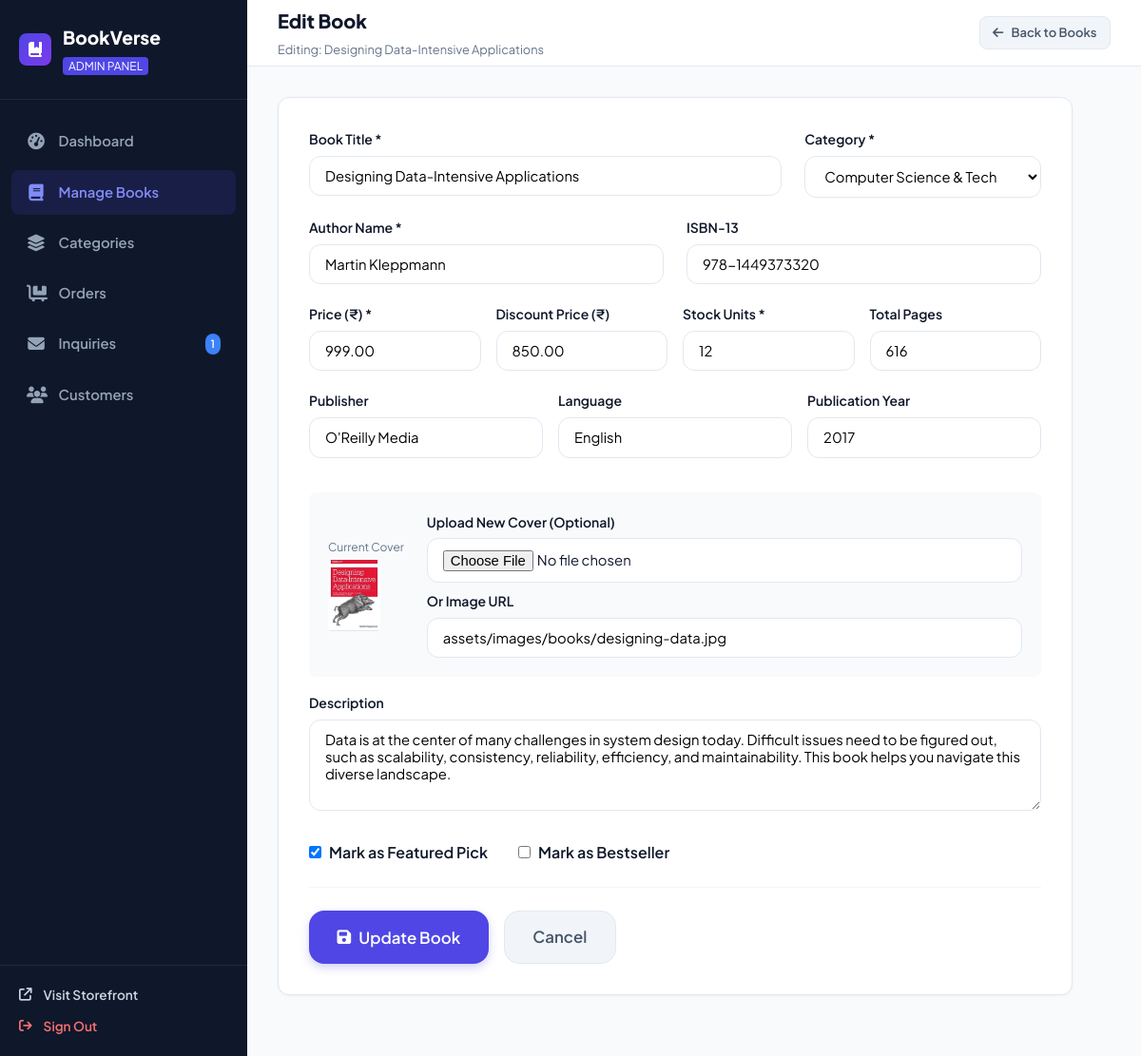
The page /admin/book-edit.php?id=7 (signed in) on the database its author committed.
### tables this page shows
CREATE TABLE `books` (
  `id` INT AUTO_INCREMENT PRIMARY KEY,
  `category_id` INT DEFAULT NULL,
  `title` VARCHAR(255) NOT NULL,
  `author` VARCHAR(150) NOT NULL,
  `isbn` VARCHAR(30) DEFAULT NULL,
  `price` DECIMAL(10,2) NOT NULL,
  `discount_price` DECIMAL(10,2) DEFAULT NULL,
  `description` TEXT NOT NULL,
  `image` VARCHAR(255) NOT NULL,
  `stock` INT NOT NULL DEFAULT 15,
  `pages` INT DEFAULT 320,
  `publisher` VARCHAR(150) DEFAULT 'Penguin Random House',
  `language` VARCHAR(50) DEFAULT 'English',
  `publication_year` INT DEFAULT 2022,
  `rating` DECIMAL(2,1) DEFAULT 4.5,
  `is_featured` TINYINT(1) DEFAULT 0,
  `is_bestseller` TINYINT(1) DEFAULT 0,
  `created_at` TIMESTAMP DEFAULT CURRENT_TIMESTAMP,
  CONSTRAINT `fk_books_categories` FOREIGN KEY (`category_id`) REFERENCES `categories` (`id`) ON DELETE SET NULL ON UPDATE CASCADE
);

CREATE TABLE `categories` (
  `id` INT AUTO_INCREMENT PRIMARY KEY,
  `name` VARCHAR(100) NOT NULL,
  `slug` VARCHAR(100) NOT NULL UNIQUE,
  `description` VARCHAR(255) DEFAULT NULL,
  `icon` VARCHAR(50) DEFAULT 'fa-book',
  `created_at` TIMESTAMP DEFAULT CURRENT_TIMESTAMP
);

### config/functions.php (called while the page is built, shortened)
<?php
function getBookImage($imagePath) {
    $fallbackImage = BASE_URL . '/assets/images/books/clean-code.jpg';
    $cleanPath = ltrim(str_replace('\\', '/', $imagePath), '/');
    $rootDir = dirname(__DIR__);
    if (file_exists($rootDir . '/' . $cleanPath)) {
        return BASE_URL . '/' . $cleanPath;
    }
    return $fallbackImage;
}

### admin/book-edit.php (the view, shortened to what this page needs)
<?php
require_once __DIR__ . '/includes/admin-header.php';
require_once __DIR__ . '/includes/admin-sidebar.php';
$bookId = isset($_GET['id']) ? (int)$_GET['id'] : 0;
$stmt = $pdo->prepare("SELECT * FROM books WHERE id = ?");
$stmt->execute([$bookId]);
$book = $stmt->fetch();
$categories = $pdo->query("SELECT * FROM categories ORDER BY name ASC")->fetchAll();
?>
<div class="admin-main">
    <header class="admin-topbar">
        <div>
            <h2 style="font-size: 1.25rem; font-weight: 800; margin: 0;">Edit Book</h2>
            <span style="font-size: 0.8rem; color: #64748b;">Editing: <?= htmlspecialchars($book['title']); ?></span>
        </div>
        <a href="<?= BASE_URL; ?>/admin/books.php" class="btn btn-secondary btn-sm">
            <i class="fa-solid fa-arrow-left"></i> Back to Books
        </a>
    </header>
    <div class="admin-content" style="max-width: 900px;">
        <div class="admin-card" style="padding: 2rem;">
            <form action="<?= BASE_URL; ?>/admin/book-edit.php?id=<?= $book['id']; ?>" method="POST" enctype="multipart/form-data">
                <div style="display: grid; grid-template-columns: 2fr 1fr; gap: 1.5rem;">
                    <div class="form-group">
                        <label class="form-label">Book Title *</label>
                        <input type="text" name="title" required class="form-control" value="<?= htmlspecialchars($_POST['title'] ?? $book['title']); ?>">
                    </div>
                    <div class="form-group">
                        <label class="form-label">Category *</label>
                        <select name="category_id" required class="form-control">
                            <?php foreach ($categories as $cat): ?>
                                <option value="<?= $cat['id']; ?>" <?= ($book['category_id'] == $cat['id']) ? 'selected' : ''; ?>>
                                    <?= htmlspecialchars($cat['name']); ?>
                                </option>
                            <?php endforeach; ?>
                        </select>
                    </div>
                </div>
                <div style="display: grid; grid-template-columns: 1fr 1fr; gap: 1.5rem;">
                    <div class="form-group">
                        <label class="form-label">Author Name *</label>
                        <input type="text" name="author" required class="form-control" value="<?= htmlspecialchars($_POST['author'] ?? $book['author']); ?>">
                    </div>
                    <div class="form-group">
                        <label class="form-label">ISBN-13</label>
                        <input type="text" name="isbn" class="form-control" value="<?= htmlspecialchars($_POST['isbn'] ?? $book['isbn']); ?>">
                    </div>
                </div>
                <div style="display: grid; grid-template-columns: repeat(4, 1fr); gap: 1rem;">
                    <div class="form-group">
                        <label class="form-label">Price (₹) *</label>
                        <input type="number" step="0.01" name="price" required class="form-control" value="<?= htmlspecialchars($_POST['price'] ?? $book['price']); ?>">
                    </div>
                    <div class="form-group">
                        <label class="form-label">Discount Price (₹)</label>
                        <input type="number" step="0.01" name="discount_price" class="form-control" value="<?= htmlspecialchars($_POST['discount_price'] ?? $book['discount_price']); ?>">
                    </div>
                    <div class="form-group">
                        <label class="form-label">Stock Units *</label>
                        <input type="number" name="stock" required class="form-control" value="<?= htmlspecialchars($_POST['stock'] ?? $book['stock']); ?>">
                    </div>
                    <div class="form-group">
                        <label class="form-label">Total Pages</label>
                        <input type="number" name="pages" class="form-control" value="<?= htmlspecialchars($_POST['pages'] ?? $book['pages']); ?>">
                    </div>
                </div>
                <div style="display: grid; grid-template-columns: repeat(3, 1fr); gap: 1rem;">
                    <div class="form-group">
                        <label class="form-label">Publisher</label>
                        <input type="text" name="publisher" class="form-control" value="<?= htmlspecialchars($_POST['publisher'] ?? $book['publisher']); ?>">
                    </div>
                    <div class="form-group">
                        <label class="form-label">Language</label>
                        <input type="text" name="language" class="form-control" value="<?= htmlspecialchars($_POST['language'] ?? $book['language']); ?>">
                    </div>
                    <div class="form-group">
                        <label class="form-label">Publication Year</label>
                        <input type="number" name="publication_year" class="form-control" value="<?= htmlspecialchars($_POST['publication_year'] ?? $book['publication_year']); ?>">
                    </div>
                </div>
                <div style="display: flex; gap: 1.5rem; align-items: center; background: #f8fafc; padding: 1.25rem; border-radius: 8px; margin: 1rem 0;">
                    <div>
                        <span style="font-size: 0.75rem; color: #64748b; display: block; margin-bottom: 4px;">Current Cover</span>
                        <img src="<?= getBookImage($book['image']); ?>" alt="" class="admin-thumb" style="width: 55px; height: 75px;" onerror="this.src='<?= BASE_URL; ?>/assets/images/books/default-book.jpg'">
                    </div>
                    <div style="flex: 1;">
                        <div class="form-group" style="margin-bottom: 0.5rem;">
                            <label class="form-label">Upload New Cover (Optional)</label>
                            <input type="file" name="cover_file" class="form-control" accept="image/*">
                        </div>
                        <div class="form-group" style="margin: 0;">
                            <label class="form-label">Or Image URL</label>
                            <input type="text" name="image_url" class="form-control" value="<?= htmlspecialchars($book['image']); ?>">
                        </div>
                    </div>
                </div>
                <div class="form-group">
                    <label class="form-label">Description</label>
                    <textarea name="description" rows="4" class="form-control"><?= htmlspecialchars($_POST['description'] ?? $book['description']); ?></textarea>
                </div>
                <div style="display: flex; gap: 2rem; margin: 1.5rem 0;">
                    <label style="display: flex; align-items: center; gap: 0.5rem; cursor: pointer; font-weight: 600;">
                        <input type="checkbox" name="is_featured" value="1" <?= $book['is_featured'] ? 'checked' : ''; ?>>
                        <span>Mark as Featured Pick</span>
                    </label>
                    <label style="display: flex; align-items: center; gap: 0.5rem; cursor: pointer; font-weight: 600;">
                        <input type="checkbox" name="is_bestseller" value="1" <?= $book['is_bestseller'] ? 'checked' : ''; ?>>
                        <span>Mark as Bestseller</span>
                    </label>
                </div>
                <div style="display: flex; gap: 1rem; border-top: 1px solid #f1f5f9; padding-top: 1.5rem;">
                    <button type="submit" class="btn btn-primary btn-lg">
                        <i class="fa-solid fa-floppy-disk"></i> Update Book
                    </button>
                    <a href="<?= BASE_URL; ?>/admin/books.php" class="btn btn-secondary btn-lg">Cancel</a>
                </div>
            </form>
        </div>
    </div>
</div>
</body>
</html>

### assets/css/style.css (style rules this page uses)
:root { --primary: #4f46e5; --primary-hover: #4338ca; --primary-light: #eef2ff; --primary-glow: rgba(79, 70, 229, 0.15); --secondary: #06b6d4; --accent: #f59e0b; --accent-light: #fef3c7; --dark: #0f172a; --dark-surface: #1e293b; --slate-600: #475569; --slate-400: #94a3b8; --slate-200: #e2e8f0; --slate-100: #f1f5f9; --bg-page: #f8fafc; --bg-card: #ffffff; --success: #10b981; --success-light: #d1fae5; --danger: #ef4444; --danger-light: #fee2e2; --warning: #f59e0b; --info: #3b82f6; --radius-sm: 8px; --radius-md: 12px; --radius-lg: 16px; --radius-full: 9999px; --shadow-sm: 0 1px 2px 0 rgba(0, 0, 0, 0.05); --shadow-md: 0 4px 6px -1px rgba(0, 0, 0, 0.07), 0 2px 4px -2px rgba(0, 0, 0, 0.05); --shadow-lg: 0 10px 15px -3px rgba(0, 0, 0, 0.08), 0 4px 6px -4px rgba(0, 0, 0, 0.04); --shadow-xl: 0 20px 25px -5px rgba(0, 0, 0, 0.1), 0 8px 10px -6px rgba(0, 0, 0, 0.04); --transition: all 0.25s cubic-bezier(0.4, 0, 0.2, 1); --container-max: 1240px; }
*, *::before, *::after { box-sizing: border-box; margin: 0; padding: 0; }
html { scroll-behavior: smooth; }
body { font-family: 'Plus Jakarta Sans', -apple-system, BlinkMacSystemFont, 'Segoe UI', Roboto, sans-serif; background-color: var(--bg-page); color: var(--dark); line-height: 1.6; min-height: 100vh; display: flex; flex-direction: column; }
a { color: inherit; text-decoration: none; transition: var(--transition); }
img { max-width: 100%; height: auto; display: block; }
button, input, select, textarea { font-family: inherit; font-size: inherit; }
.btn { display: inline-flex; align-items: center; justify-content: center; gap: 0.5rem; padding: 0.65rem 1.35rem; font-size: 0.9375rem; font-weight: 600; border-radius: var(--radius-md); border: none; cursor: pointer; transition: var(--transition); text-align: center; }
.btn-primary { background: var(--primary); color: #ffffff; box-shadow: 0 4px 10px rgba(79, 70, 229, 0.25); }
.btn-secondary { background: var(--slate-100); color: var(--slate-600); border: 1px solid var(--slate-200); }
.btn-sm { padding: 0.4rem 0.85rem; font-size: 0.8125rem; border-radius: var(--radius-sm); }
.btn-lg { padding: 0.85rem 1.85rem; font-size: 1.05rem; border-radius: var(--radius-lg); }
.form-group { margin-bottom: 1.25rem; }
.form-label { display: block; font-size: 0.875rem; font-weight: 600; margin-bottom: 0.4rem; color: var(--dark); }
.form-control { width: 100%; padding: 0.7rem 1rem; border-radius: var(--radius-md); border: 1.5px solid var(--slate-200); background: #ffffff; font-size: 0.925rem; outline: none; transition: var(--transition); }

### assets/css/admin.css (style rules this page uses)
:root { --admin-sidebar-width: 260px; --admin-primary: #4f46e5; --admin-primary-dark: #3730a3; --admin-bg: #f8fafc; --admin-card: #ffffff; --admin-text: #0f172a; --admin-muted: #64748b; --admin-border: #e2e8f0; }
body.admin-body { background-color: var(--admin-bg); color: var(--admin-text); font-family: 'Plus Jakarta Sans', sans-serif; margin: 0; display: flex; min-height: 100vh; }
.admin-main { margin-left: var(--admin-sidebar-width); flex: 1; display: flex; flex-direction: column; min-width: 0; }
.admin-topbar { background: #ffffff; height: 70px; border-bottom: 1px solid var(--admin-border); padding: 0 2rem; display: flex; align-items: center; justify-content: space-between; position: sticky; top: 0; z-index: 99; }
.admin-content { padding: 2rem; flex: 1; }
.admin-card { background: #ffffff; border-radius: 12px; border: 1px solid var(--admin-border); box-shadow: 0 1px 3px rgba(0,0,0,0.04); overflow: hidden; margin-bottom: 2rem; }
.admin-thumb { width: 44px; height: 60px; border-radius: 4px; object-fit: cover; }

### rows shown on the page
books: title "Designing Data-Intensive Applications", category_id "Computer Science & Tech", author "Martin Kleppmann", isbn "978-1449373320", price "999.00", discount_price "850.00", stock "12", pages "616", publisher "O'Reilly Media", language "English", publication_year "2017", image (picture), image_url "assets/images/books/designing-data.jpg", description "Data is at the center of many challenges in system design today. Difficult issues need to be figured out, such as scalability, consistency, reliability, efficiency, and maintainability. This book helps you navigate this diverse landscape.", is_featured "☑"

### other values the page prints
$unreadMsgCount "1"
